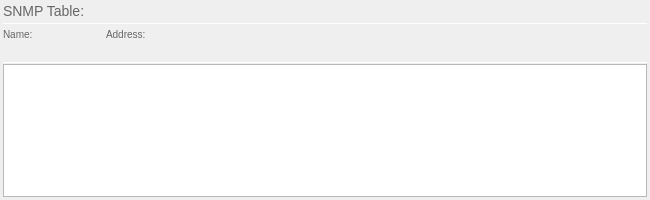
<?xml version="1.0" encoding="UTF-8"?>
<ui version="4.0">
 <class>SNMPTableWindow</class>
 <widget class="QWidget" name="SNMPTableWindow">
  <property name="geometry">
   <rect>
    <x>0</x>
    <y>0</y>
    <width>650</width>
    <height>200</height>
   </rect>
  </property>
  <property name="minimumSize">
   <size>
    <width>650</width>
    <height>200</height>
   </size>
  </property>
  <property name="windowTitle">
   <string>Form</string>
  </property>
  <layout class="QVBoxLayout" name="verticalLayout">
   <property name="spacing">
    <number>0</number>
   </property>
   <property name="leftMargin">
    <number>3</number>
   </property>
   <property name="topMargin">
    <number>3</number>
   </property>
   <property name="rightMargin">
    <number>3</number>
   </property>
   <property name="bottomMargin">
    <number>3</number>
   </property>
   <item>
    <layout class="QHBoxLayout" name="horizontalLayout_4">
     <property name="spacing">
      <number>3</number>
     </property>
     <property name="bottomMargin">
      <number>3</number>
     </property>
     <item>
      <widget class="QLabel" name="label_2">
       <property name="sizePolicy">
        <sizepolicy hsizetype="Fixed" vsizetype="Preferred">
         <horstretch>0</horstretch>
         <verstretch>0</verstretch>
        </sizepolicy>
       </property>
       <property name="styleSheet">
        <string notr="true">font: 14px;
color: rgb(102, 102, 102);</string>
       </property>
       <property name="text">
        <string>SNMP Table:</string>
       </property>
      </widget>
     </item>
     <item>
      <widget class="QLabel" name="labelTemplate">
       <property name="styleSheet">
        <string notr="true">font: 14px;
color: rgb(0, 0, 0);</string>
       </property>
       <property name="text">
        <string/>
       </property>
      </widget>
     </item>
    </layout>
   </item>
   <item>
    <widget class="Line" name="line">
     <property name="styleSheet">
      <string notr="true">color: rgb(255, 255, 255);</string>
     </property>
     <property name="frameShadow">
      <enum>QFrame::Plain</enum>
     </property>
     <property name="orientation">
      <enum>Qt::Horizontal</enum>
     </property>
    </widget>
   </item>
   <item>
    <layout class="QHBoxLayout" name="horizontalLayout_5">
     <property name="spacing">
      <number>3</number>
     </property>
     <property name="topMargin">
      <number>3</number>
     </property>
     <property name="bottomMargin">
      <number>3</number>
     </property>
     <item>
      <layout class="QVBoxLayout" name="verticalLayout_7">
       <item>
        <widget class="QLabel" name="label_3">
         <property name="minimumSize">
          <size>
           <width>100</width>
           <height>0</height>
          </size>
         </property>
         <property name="styleSheet">
          <string notr="true">font: 10px;
color: rgb(102, 102, 102);</string>
         </property>
         <property name="text">
          <string>Name:</string>
         </property>
        </widget>
       </item>
       <item>
        <widget class="QLabel" name="labelName">
         <property name="sizePolicy">
          <sizepolicy hsizetype="Preferred" vsizetype="Preferred">
           <horstretch>0</horstretch>
           <verstretch>0</verstretch>
          </sizepolicy>
         </property>
         <property name="minimumSize">
          <size>
           <width>100</width>
           <height>0</height>
          </size>
         </property>
         <property name="styleSheet">
          <string notr="true">font: 12px;
color: rgb(0, 0, 0);</string>
         </property>
         <property name="text">
          <string/>
         </property>
        </widget>
       </item>
      </layout>
     </item>
     <item>
      <layout class="QVBoxLayout" name="verticalLayout_6">
       <item>
        <widget class="QLabel" name="label_5">
         <property name="sizePolicy">
          <sizepolicy hsizetype="Expanding" vsizetype="Preferred">
           <horstretch>0</horstretch>
           <verstretch>0</verstretch>
          </sizepolicy>
         </property>
         <property name="styleSheet">
          <string notr="true">font: 10px;
color: rgb(102, 102, 102);</string>
         </property>
         <property name="text">
          <string>Address:</string>
         </property>
        </widget>
       </item>
       <item>
        <widget class="QLabel" name="labelAddress">
         <property name="sizePolicy">
          <sizepolicy hsizetype="Expanding" vsizetype="Preferred">
           <horstretch>0</horstretch>
           <verstretch>0</verstretch>
          </sizepolicy>
         </property>
         <property name="styleSheet">
          <string notr="true">font: 12px;
color: rgb(0, 0, 0);</string>
         </property>
         <property name="text">
          <string/>
         </property>
        </widget>
       </item>
      </layout>
     </item>
    </layout>
   </item>
   <item>
    <widget class="Line" name="line_2">
     <property name="styleSheet">
      <string notr="true">color: rgb(255, 255, 255);</string>
     </property>
     <property name="frameShadow">
      <enum>QFrame::Plain</enum>
     </property>
     <property name="orientation">
      <enum>Qt::Horizontal</enum>
     </property>
    </widget>
   </item>
   <item>
    <widget class="QTableWidget" name="tableWidget">
     <property name="frameShadow">
      <enum>QFrame::Plain</enum>
     </property>
     <property name="editTriggers">
      <set>QAbstractItemView::NoEditTriggers</set>
     </property>
     <property name="sortingEnabled">
      <bool>true</bool>
     </property>
     <attribute name="horizontalHeaderStretchLastSection">
      <bool>true</bool>
     </attribute>
     <attribute name="verticalHeaderVisible">
      <bool>false</bool>
     </attribute>
     <attribute name="verticalHeaderStretchLastSection">
      <bool>false</bool>
     </attribute>
    </widget>
   </item>
  </layout>
 </widget>
 <resources/>
 <connections/>
</ui>
